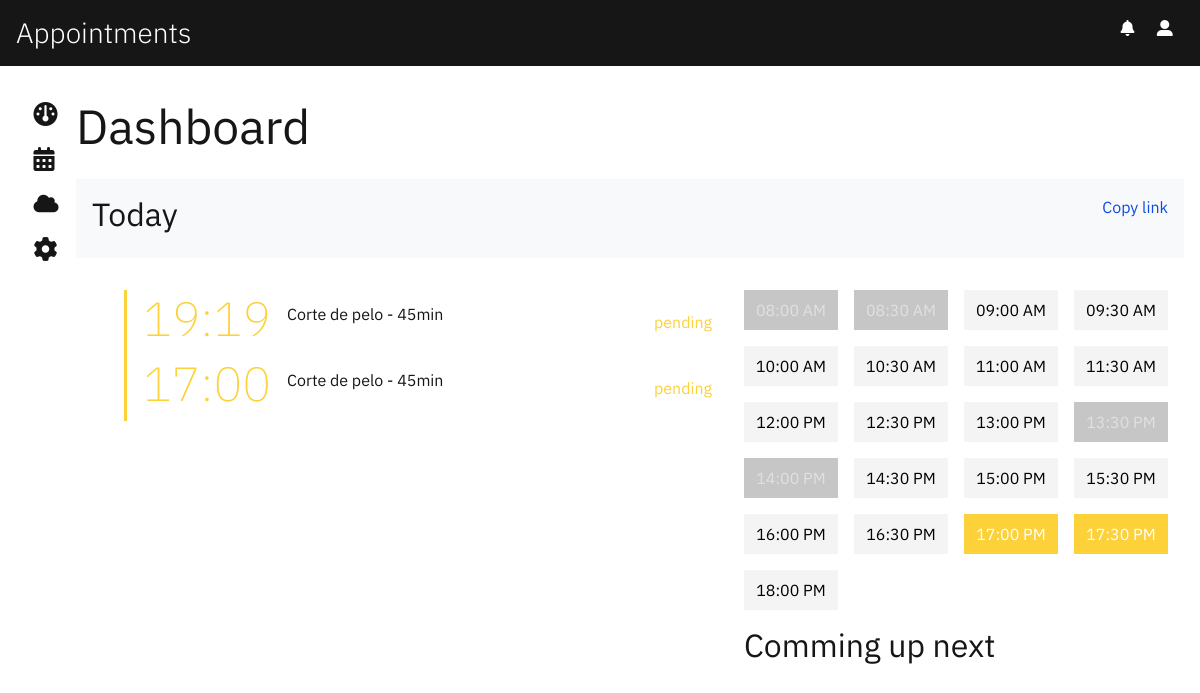
The app's page / (signed in) with its own data.
### appointments/models.py (models this page shows, shortened)
class Appointment(models.Model):
    STATES = [
        ["OK", "aproved"],
        ["PN", "pending"],
        ["CL", "canceled"]
    ]
    owner = models.ForeignKey(get_user_model(), on_delete=models.CASCADE, blank=True, null=True)
    service = models.ForeignKey(Service, on_delete=models.SET_NULL, blank=True, null=True)
    length = models.PositiveBigIntegerField(blank=True, null=True)
    time = models.TimeField()
    date = models.DateField()
    state = models.CharField(max_length=2, choices=STATES, default="PN",blank=True, null=True)
    notes = models.TextField(max_length=400, blank=True, null=True)
    @property
    def is_overdue(self):
        today = timezone.now()
        return self.date <= today.date()
    @property
    def is_today(self):
        today = timezone.now()
        return self.date == today.date()
    @property
    def get_time(self):
        return self.time.strftime("%H:%M")

class Service(models.Model):
    user = models.ForeignKey(get_user_model(), on_delete=models.CASCADE,blank=True, null=True)
    name = models.CharField(max_length=155, blank=True, null=True)
    def __str__(self):
        return self.name

### appointments/views.py (the view, shortened to what this page needs)
# urls.py: 2. Add a URL to urlpatterns:  path('', views.home, name='home')
@login_required(login_url='admin/')
def home(request):
    context = {}
    if request.method != 'POST': form = AppointmentForm(user=request.user)
    context['services'] = models.Service.objects.all()
    all_appointments = models.Appointment.objects.filter(owner=request.user)
    comming_up = [x for x in all_appointments if not x.is_overdue]
    today = [x for x in all_appointments if x.is_today]
    context['time_table'] = TimeTable(timezone.now().date()).render(today,request.user)
    context['today'] = today
    context['comming_up'] = comming_up
    context['form'] = form
    return render(request, 'appointments/home.html', context)

### accounts/models.py (called while the page is built)
    def __str__(self):
        return self.username

### appointments/utils.py (called while the page is built)
def get_time_range(start, end, delta):
    current = start
    while current <= end:
        yield current
        current += delta

### appointments/templates/appointments/home.html (shortened to what this page needs)
{% extends 'base.html' %}
{% load static %}
{% load tz %}
{% block extra_head %}
<link rel="stylesheet" href="{% static 'css/appointments/home.css' %}">
{% endblock %}
{% block body %}
<div class="grid">
    <h1>Dashboard</h1>
    <div class="box bg-light">
        <h3>Today</h3>
        <button id="copyBtn">Copy link</button>
    </div>
    <div class="box">
        <ul>
            {% if today %}
            {% for appointment in today %}
                <li class="appointment {{appointment.get_state_display}}">
                    <h4>{{ appointment.get_time }}</h4>
                    <div class="info">
                        <p>{{appointment.service}} - {{appointment.length}}min</p>
                    </div>
                    <a class="stateBtn" href="{% url 'update_appointment' id=appointment.id %}">{{appointment.get_state_display}}</a>
                </li>
            {% endfor %}
            {% else %}
                <h4>You have no appointments for today.</h4>
            {% endif %}
        </ul>
        <div>
            {% localtime on %}
            {{time_table|safe}}
            {% endlocaltime %}
            <div class="commingUp">
                <h3>Comming up next</h3>
            </div>
        </div>
    </div>
{% endblock %}

### appointments/templates/base.html (shortened to what this page needs)
<!DOCTYPE html>
{% load static %}
<html lang="en">
<head>
    <link href="https://cdn.jsdelivr.net/npm/bootstrap@5.0.2/dist/css/bootstrap.min.css" rel="stylesheet">
    <link rel="stylesheet" href="{% static 'css/main.css' %}">
    {% block extra_head %}{% endblock %}
</head>
<body>
    <header>
        <ul>
            <li><h3><a href="{% url 'home' %}">Appointments</a></h3></li>
            {% if user.is_authenticated %}
            <li class="right"><i class="fa-solid fa-user-large"></i></li>
            <li class="right"><i class="fa-solid fa-bell"></i></li>
            {% endif %}
        </ul>
    </header>
    <main>
        {% if user.is_authenticated %}
        <div class="sidebar">
            <ul>
                <li><a href="{% url 'home' %}" class="active"><i class="fa-solid fa-xl fa-gauge"></i></a></li>
                <li><a href="{% url 'calendar' %}"><i class="fa-solid fa-xl fa-calendar-days"></i></a></li>
                <li><a href=""><i class="fa-solid fa-lg fa-cloud"></i></a></li>
                <li><a href="{% url 'settings' %}"><i class="fa-solid fa-xl fa-gear"></i></a></li>
            </ul>
        </div>
        {% endif %}
        <div class="content">
            {% block body %}{% endblock %}
        </div>
    </main>
</body>
</html>

### static/css/main.css (style rules this page uses)
* { padding: 0; margin: 0; font-family: 'IBM Plex Sans', sans-serif; box-sizing: border-box; }
h1 { font-weight: 400; font-size: 3rem; }
a { color: #fff; text-decoration: none; }
header { background-color: #161616; }
header ul { padding: 1rem; }
header ul li, header ul li h3 { display: inline; color: #fff; }
header ul li h3 a { font-weight: 300; }
header ul li.right { float: right; margin: 0 .7rem; }
main { position: relative; }
.sidebar { width: 60px; height: 100%; position: absolute; display: flex; justify-content: center; padding-top: 1.3rem; }
.sidebar ul li { margin-bottom: 1.3rem; list-style: none; }
.sidebar ul li a { color: #161616; }
.content { padding-top: 1rem; margin-left: -moz-calc(60px + 1rem); margin-left: -webkit-calc(60px + 1rem); margin-left: -o-calc(60px + 1rem); margin-left: calc(60px + 1rem); }
.bg-light { background-color: #F4F4F4; }
.grid { display: grid; grid-gap: 1rem; padding-right: 1rem; color: #161616; }

### static/css/appointments/home.css (style rules this page uses)
.grid .box { padding: 1rem; display: grid; grid-template-columns: 3fr 2fr; grid-gap: 1rem; }
.grid .box h3 { font-weight: 400; font-size: 2rem; }
.grid .box button#copyBtn { border: none; position: absolute; justify-self: right; color: rgb(14, 75, 230); font-size: 1rem; background: none; cursor: pointer; }
.appointment { padding: 0 1rem; display: flex; align-items: center; border-left: 3px solid #888; }
.appointment h4 { font-size: 3rem; font-weight: 200; margin-right: 1rem; }
.appointment .info { color: #161616; }
.appointment a { color:inherit; margin-left: auto; }
.appointment.pending { border-color: #FDD13A; color: #FDD13A; }
.timeTable { width: 100%; display: grid; grid-template-columns: repeat(4, 1fr); grid-gap: 1rem; }
.timeTable button { width: 100%; padding: .5rem 0; border: none; cursor: pointer; background-color: #F4F4F4; }
.timeTable button.disabled { background-color: #C6C6C6; color: #E0E0E0; pointer-events: none; }
.timeTable button.pending { background-color: #FDD13A; color: #fff; pointer-events: none; }
.commingUp, .commingUp ul { margin-top: 1rem; }

### records on screen
Appointment: get_time "19:19", service "Corte de pelo", length "45", state "pending"
Appointment: get_time "17:00", service "Corte de pelo", length "45", state "pending"

### other values on screen
{{ time_table|safe }} "08:00 AM 08:30 AM 09:00 AM 09:30 AM 10:00 AM 10:30 AM 11:00 AM 11:30 AM 12:00 PM 12:30 PM 13:00 PM 13:30 PM 14:00 PM 14:30 PM 15:00 PM 15:30 PM 16:00 PM 16:30 PM 17:00 PM 17:30 PM 18:00 PM"
